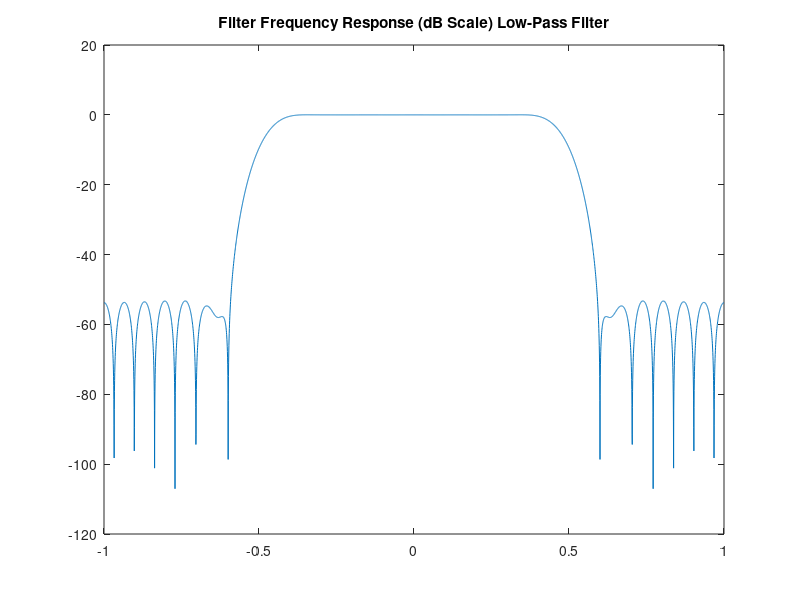
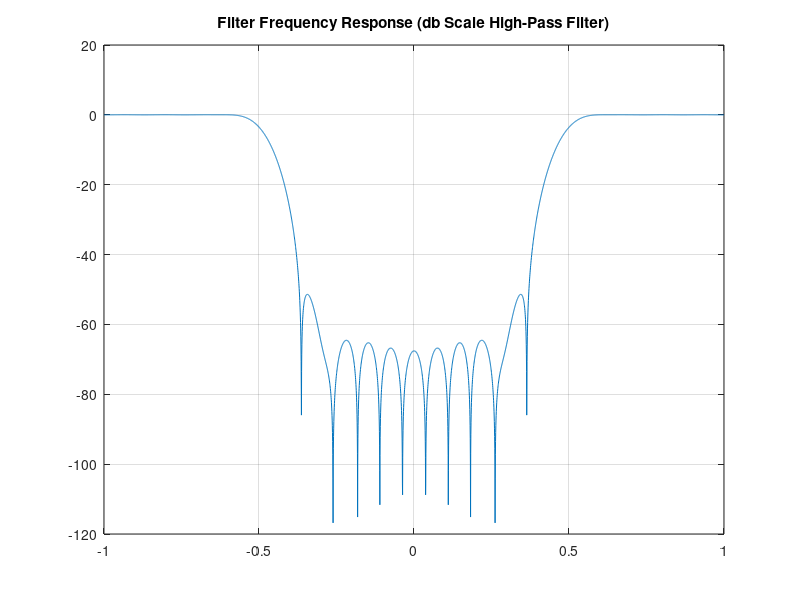

MATLAB code to generate these figures, in order:
close all; clear; clc

N = 31;
fc = 0.48;

hc_low = fir1(N - 1, fc,'low');
hc_high = fir1(N - 1, fc,'high');

NumFFT = 4096;
Freqs = linspace(-1,1,NumFFT);
MF_lp=20*log10(abs(fftshift(fft(hc_low,NumFFT))));
MF_hp=20*log10(abs(fftshift(fft(hc_high,NumFFT))));
figure;
plot(Freqs,MF_lp)
title('Filter Frequency Response (dB Scale) Low-Pass Filter')
figure
plot(Freqs,MF_hp)
title('Filter Frequency Response (db Scale High-Pass Filter)')
grid on;

sound(MF_hp,4500);
sound(MF_hp,16000);